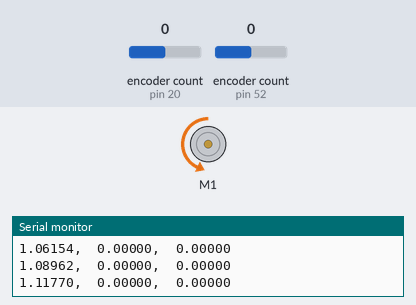
Bench run of a sketch on a simulated Arduino Mega 2560, built with avr-gcc and run on an emulated ATmega2560. Shown: DC motor (green arrow = forward, orange = backward, longer = faster), the last lines printed to the serial monitor. The test bench sets the inputs (shaded band); at power-on: encoder count (sensors on pin 20, pin 52) 0.

Above: at 1.2 s.
1.3 s: encoder count (sensor on pin 20) set to -1
At 1.7 s:
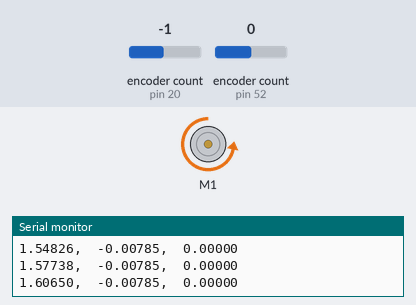
4.3 s: encoder count (sensor on pin 20) set to 0
At 4.69 s:
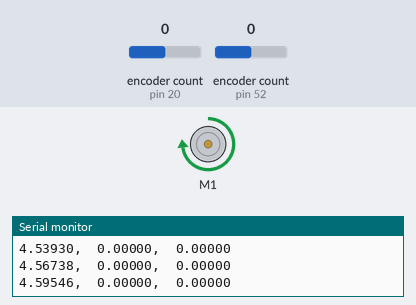
7.3 s: encoder count (sensor on pin 20) set to -1
At 8.23 s:
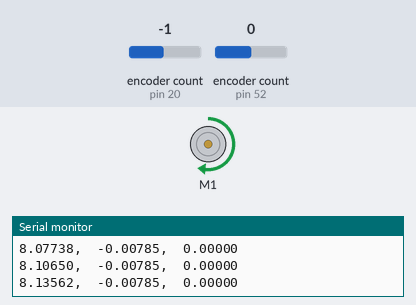
10.3 s: encoder count (sensor on pin 20) set to 3
Timing chart, 0 to 60.6 s (numbered marks = the images above; inputs shaded):
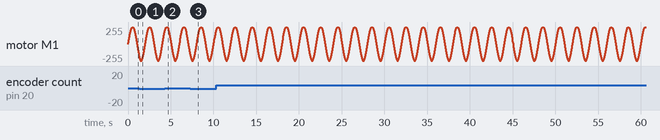

The sketch:

Lab4_MotorSinusoid_encoder.ino
```cpp
#include "DualVNH5019MotorShield.h"

#include "Encoder.h"

DualVNH5019MotorShield md;

// === CHANGING FREQUENCY === //
double f = 0.5;                    //frequency in Hz

// === CHANGING ENCODER PINS === //
//Use only a SINGLE instance of Encoder.  Uncomment the version taht you are evaluating
Encoder myEnc1(20, 21);      // Two-interupt instance of encoder
Encoder myEnc2(20, 53);      // One-interupt instance of encoder
Encoder myEnc3(52, 53);      // Zero-interupt instance


// === GLOBAL VARIABLES === //
double GearRatio = 50;         // the gear ratio
int countsPerRev_motor = 64;   // the counts per revolution of the motor shaft
long counts1 = 0;               // Globally initialize encoder counts
long counts2 = 0;
long counts3 = 0;

//time variables
unsigned long t_ms = 0;
double t = 0;                 // current time
double t_old_enc = 0;         // previous encoder sample time
double t_old_mot = 0;         // previous motor sample time
double Pos = 0;               // current pos
double Vel = 0;               // current velocity
double Pos_old = 0;           // previous pos
double T_enc=0.005;            // sample period in seconds. May need to tune to obtain sufficient counts between sample times.
double T_motor=0.01;         // motor control sample time.  Assures that the motor command has time to update between command updates.


// === SETUP LOOP === //
void setup() {
  md.init();                  // initialize motor controller
  Serial.begin(9600);         // initialize serial monitor
}

// === MAIN LOOP === //
void loop() {
  t_ms = micros();
  t = t_ms / 1000000.0;       // current time

if (t>t_old_enc+T_enc) {
  // !!!!! COMMENT OUT UNUSED SECTION !!!!!

// === 4.3. Encoder sensing (FIRST HALF) === //
//  counts1 = myEnc1.read();                            // get current counts
//  counts2 = myEnc2.read();                            // get current counts
//  counts3 = myEnc3.read();
//
//  Serial.print(t, 5);     // print time; comment out if using the serial plotter
//  Serial.print(",\t");     // tab command
//  Serial.print(counts1);
//  Serial.print(",\t");
//  Serial.print(counts2);
//  Serial.print(",\t");
//  Serial.println(counts3);
//  ========================================== //

// === 4.3.10 Position and Velocity (SECOND HALF) === //

    counts1 = myEnc1.read();                            // get current counts

   // !!!! === STUDENT INPUT POSITION AND VELOCITY CALCULATIONS !!!! === //
    Pos = (counts1*2*3.14159)/(64*50);               // Position in rad (removed for student calc)
    Vel = ((Pos - Pos_old))/((t - t_old_enc));              // Velocity in rad/sec (removed for student calc)

    Serial.print(t, 5);     // print time; comment out if using the serial plotter
    Serial.print(",\t");     // tab command
    Serial.print(Pos, 5);   // print position
    Serial.print(",\t");

    Serial.println(Vel, 5); // print velocity

    Pos_old = Pos;
// ================================================== //

t_old_enc = t; //save current time and position

}

if (t>t_old_mot+T_motor) {
int M = 400 * sin(2.0 * PI * f * t); // Sinusoid motor Voltage command
  md.setM1Speed(M);              // command voltage to motor
//  Serial.println(t,5);           // uncomment to check update rate
  t_old_mot=t;
}
}
```
